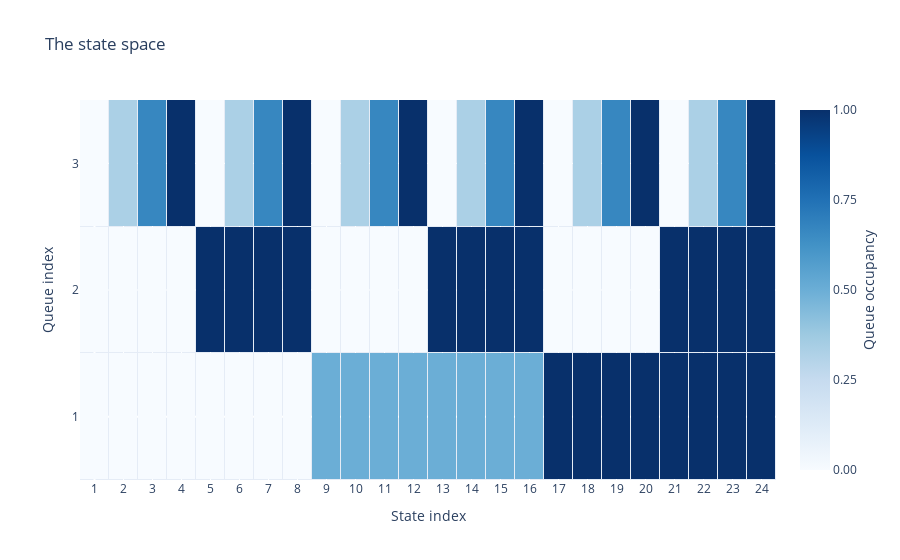

Notebook cell for this chart:
### Code cell
num_state = len(SP)
num_queues = SP[0].size(0)
NSP = [state/bs for state in SP]
data = np.stack([tensor.numpy() for tensor in NSP], axis=1)

# Create the heatmap
fig = go.Figure(data=go.Heatmap(
    z=data,
    x=np.arange(num_state),
    y=np.arange(num_queues),
    colorscale='blues',
    showscale=True,
    colorbar=dict(
        title='Queue occupancy',
        titleside='right',
        tickmode='array',
        tickvals=np.linspace(0, 1, 5),
        ticktext=[f'{v:.2f}' for v in np.linspace(0, 1, 5)]
    ),
    zmin=0,
    zmax=1
))

# Add cells bounds
fig.update_traces(
    hoverongaps=False,
    xgap=1,  # Set the gap between cells
    ygap=1
)

# Update the axis
fig.update_layout(
    xaxis=dict(
        tickmode='array',
        tickvals=np.arange(num_state),
        ticktext=np.arange(1,num_state+1)
    ),
    yaxis=dict(
        tickmode='array',
        tickvals=np.arange(num_queues),
        ticktext=np.arange(1,num_queues+1)
    ),
    title='The state space',
    xaxis_title='State index',
    yaxis_title='Queue index'
)

# Plot the figure
fig.show()

### Figure 1 — Plotly figure (JSON) as saved in the notebook; plotly's stock layout.template omitted (floating-point values rounded to 4 significant figures)
{"data": [{"colorbar": {"tickmode": "array", "ticktext": ["0.00", "0.25", "0.50", "0.75", "1.00"], "tickvals": [0, 0.25, 0.5, 0.75, 1], "title": {"side": "right", "text": "Queue occupancy"}}, "colorscale": [[0, "rgb(247,251,255)"], [0.125, "rgb(222,235,247)"], [0.25, "rgb(198,219,239)"], [0.375, "rgb(158,202,225)"], [0.5, "rgb(107,174,214)"], [0.625, "rgb(66,146,198)"], [0.75, "rgb(33,113,181)"], [0.875, "rgb(8,81,156)"], [1, "rgb(8,48,107)"]], "hoverongaps": false, "showscale": true, "type": "heatmap", "x": [0, 1, 2, 3, 4, 5, 6, 7, 8, 9, 10, 11, 12, 13, 14, 15, 16, 17, 18, 19, 20, 21, 22, 23], "xgap": 1, "y": [0, 1, 2], "ygap": 1, "z": [[0, 0, 0, 0, 0, 0, 0, 0, 0.5, 0.5, 0.5, 0.5, 0.5, 0.5, 0.5, 0.5, 1, 1, 1, 1, 1, 1, 1, 1], [0, 0, 0, 0, 1, 1, 1, 1, 0, 0, 0, 0, 1, 1, 1, 1, 0, 0, 0, 0, 1, 1, 1, 1], [0, 0.3333, 0.6667, 1, 0, 0.3333, 0.6667, 1, 0, 0.3333, 0.6667, 1, 0, 0.3333, 0.6667, 1, 0, 0.3333, 0.6667, 1, 0, 0.3333, 0.6667, 1]], "zmax": 1, "zmin": 0}], "layout": {"title": {"text": "The state space"}, "xaxis": {"tickmode": "array", "ticktext": [1, 2, 3, 4, 5, 6, 7, 8, 9, 10, 11, 12, 13, 14, 15, 16, 17, 18, 19, 20, 21, 22, 23, 24], "tickvals": [0, 1, 2, 3, 4, 5, 6, 7, 8, 9, 10, 11, 12, 13, 14, 15, 16, 17, 18, 19, 20, 21, 22, 23], "title": {"text": "State index"}}, "yaxis": {"tickmode": "array", "ticktext": [1, 2, 3], "tickvals": [0, 1, 2], "title": {"text": "Queue index"}}}}
